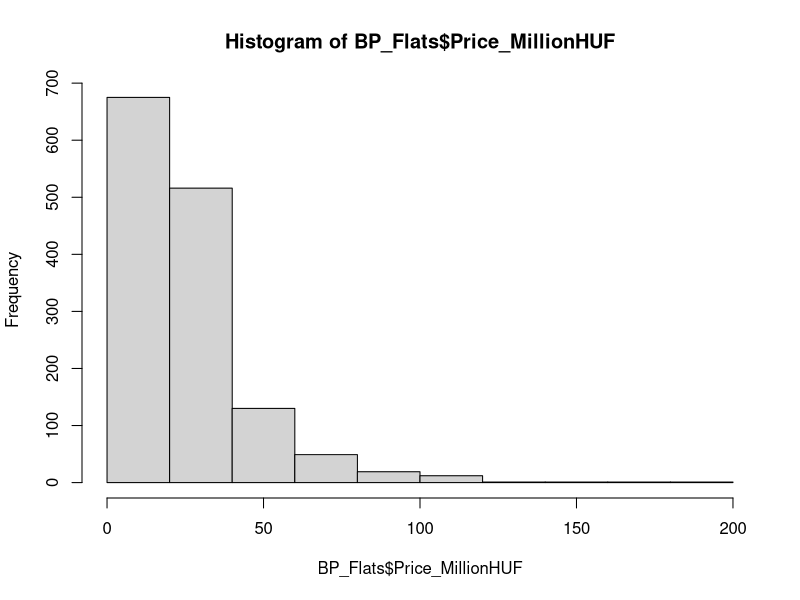
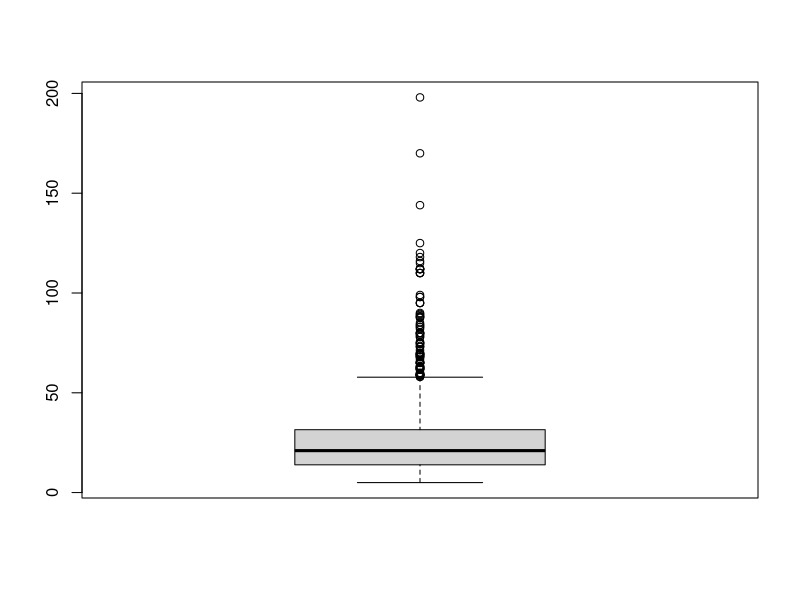
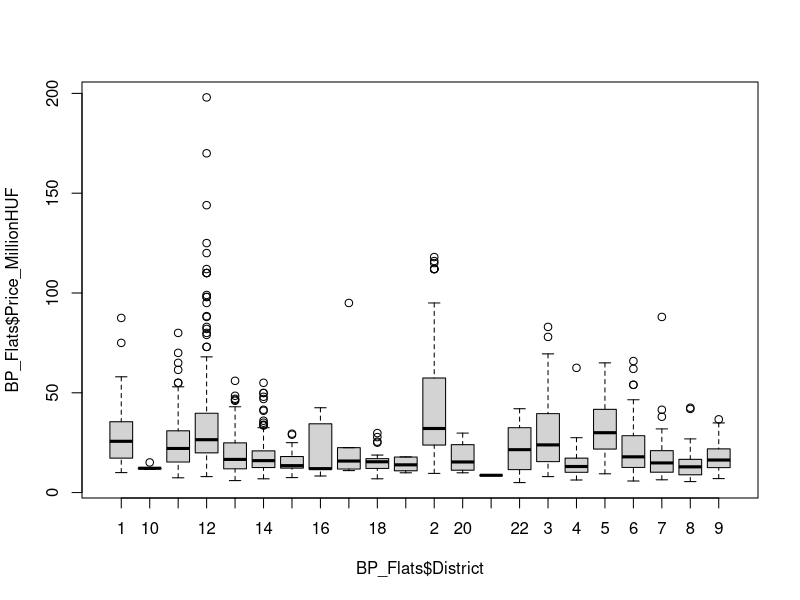
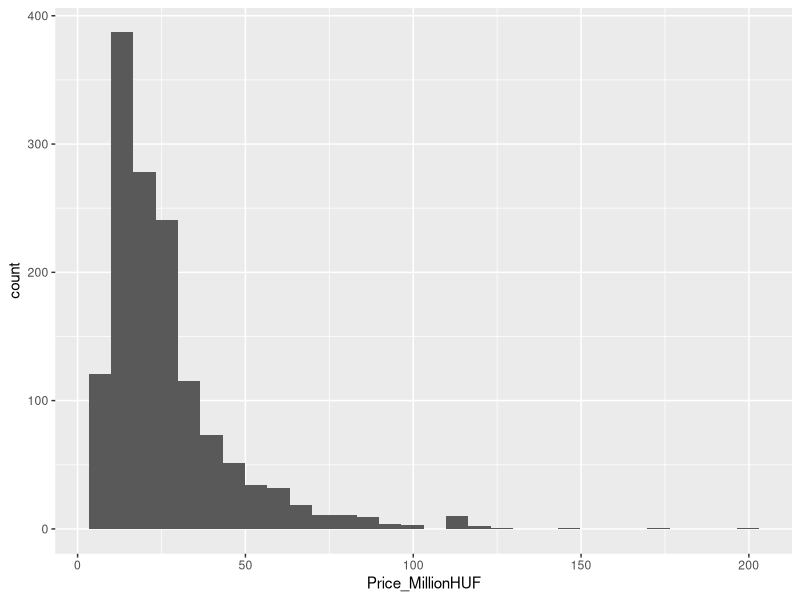
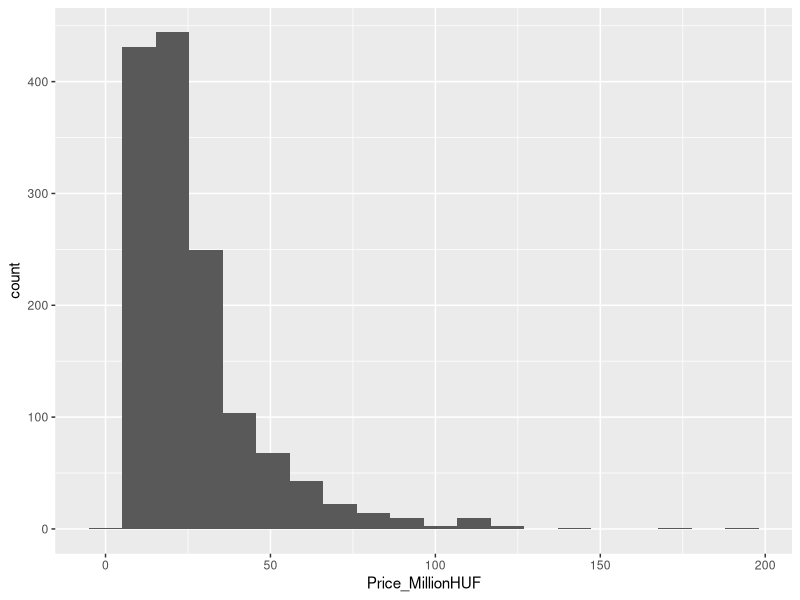
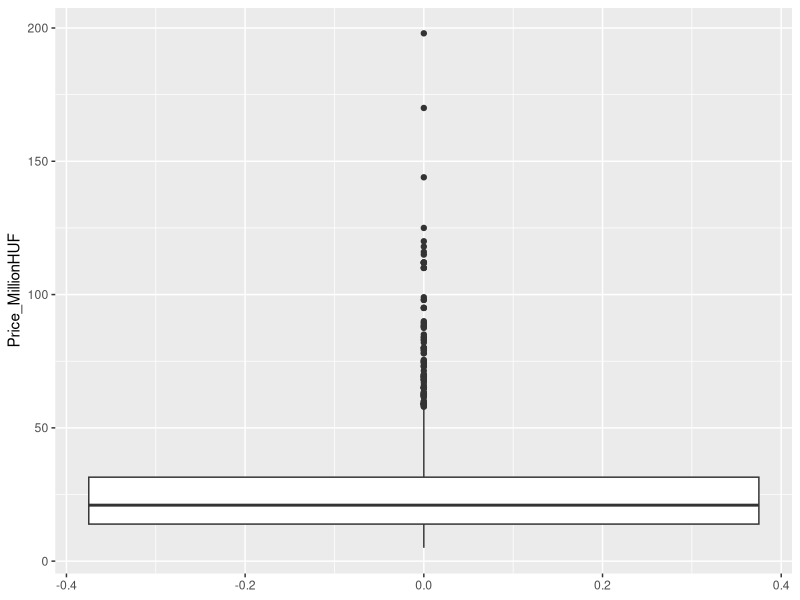
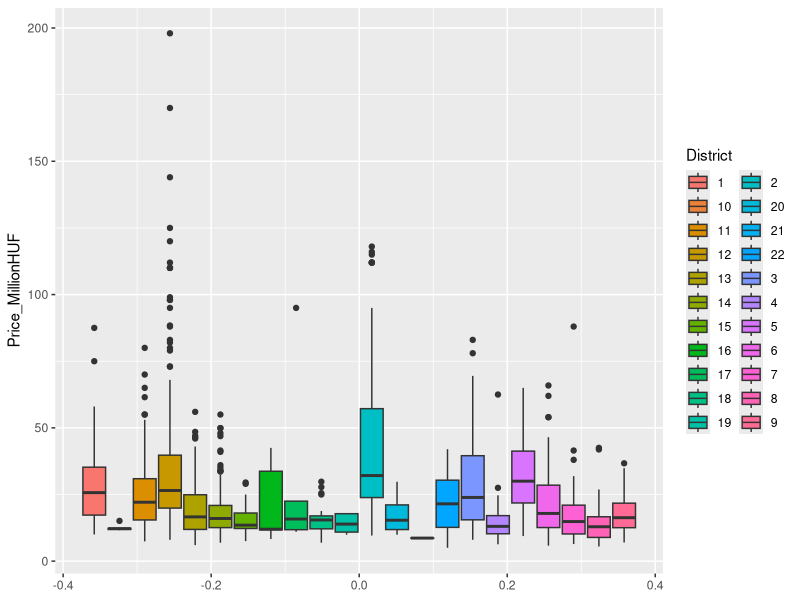
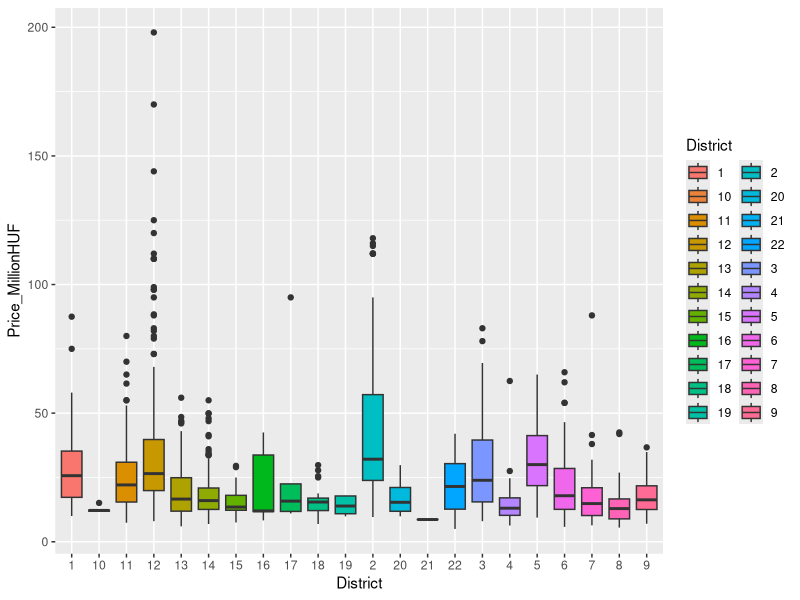

The R source for these figures, in order:
## ---- chunk 1
knitr::opts_chunk$set(echo = TRUE)
## ---- chunk 2
library(readxl)
## ---- chunk 3
BP_Flats <- read_excel("BP_Flats.xlsx")
## ---- chunk 4
str(BP_Flats)
## ---- chunk 5
BP_Flats <- as.data.frame(BP_Flats)

str(BP_Flats)
## ---- chunk 6
summary(BP_Flats)
## ---- chunk 7
table(BP_Flats$Floor) # apply the function only to the Floor variable!
## ---- chunk 8
BP_Flats <- BP_Flats[BP_Flats$Floor >= 0,]
## ---- chunk 9
prop.table(table(BP_Flats$Floor))
## ---- chunk 10
round(prop.table(table(BP_Flats$Floor))*100,1)
## ---- chunk 11
BP_Flats$IsSouth <- as.logical(BP_Flats$IsSouth)
BP_Flats$IsBuda <- as.logical(BP_Flats$IsBuda)

BP_Flats$District <- as.character(BP_Flats$District)

summary(BP_Flats)
## ---- chunk 12
BP_Flats$District <- as.factor(BP_Flats$District)
summary(BP_Flats)
## ---- chunk 13
levels(BP_Flats$District)
# Note that the numbers in the output are in brackets!
# So, in the background, R interprets these numbers as characters, very correctly!
## ---- chunk 14
by(BP_Flats$Price_MillionHUF, BP_Flats$IsBuda, summary)
## ---- chunk 15
by(BP_Flats[,c("Price_MillionHUF", "Area_m2", "IsSouth")], BP_Flats$IsBuda, summary)
## ---- chunk 16
library(psych)
## ---- chunk 17
describe(BP_Flats)
## ---- chunk 18

x <- data.frame("Range" = c("positive", "approx. 0 [0 until the 1st digit]", "negative"),
                "skew" = c("long right tail", "symmetric", "long left tail"),
                "kurtosis" = c("pointy", "kurtosis of standard normal distribution", "flat"))

knitr::kable(
  x, align = "cc"
)
## ---- chunk 19
hist(BP_Flats$Price_MillionHUF) # histogram
boxplot(BP_Flats$Price_MillionHUF) # box plot
## ---- chunk 20
boxplot(BP_Flats$Price_MillionHUF ~ BP_Flats$District) # after the tilde symbol, we provide the factor by which we want the plot to be split
## ---- chunk 21
library(ggplot2)
## ---- chunk 22
ggplot(data = BP_Flats, aes(x = Price_MillionHUF)) +
  geom_histogram()
## ---- chunk 23
ggplot(data = BP_Flats, aes(x = Price_MillionHUF)) +
  geom_histogram(bins = 20)
## ---- chunk 24
ggplot(data = BP_Flats, aes(y = Price_MillionHUF)) +
  geom_boxplot()
## ---- chunk 25
ggplot(data = BP_Flats, aes(y = Price_MillionHUF, fill = District)) +
  geom_boxplot()
## ---- chunk 26
ggplot(data = BP_Flats, aes(y = Price_MillionHUF, x = District, fill = District)) +
  geom_boxplot()
## ---- chunk 27
ggplot(data = BP_Flats, aes(y = Price_MillionHUF, fill = District)) +
  geom_boxplot() +
  labs(y = "Price in Million HUF", fill = "District") +
  theme(axis.text.x = element_blank(),
        axis.ticks.x = element_blank())
## ---- chunk 28
ggplot(data = BP_Flats, aes(y = Price_MillionHUF, fill = District)) +
  geom_boxplot() +
  labs(y = "Price in Million HUF", fill = "District", title = "Distribution of Apartment Prices by Districts") +
  theme(axis.text.x = element_blank(),
        axis.ticks.x = element_blank(),
        axis.text.y = element_text(size = 16), # font size of the 'y' axis
        plot.title = element_text(size = 20, face = "bold", color = "darkgreen")) # font size, font style (bold) and font color for the text in the plot title
## ---- chunk 29
ggplot(data = BP_Flats, aes(x = IsBuda, fill = IsSouth)) + # 'y' axis is empty by default as the frequencies are plotted here
  geom_bar() # this is a general bar chart: note that this is a different chart type compared to the histogram!!
## ---- chunk 30
ggplot(data = BP_Flats, aes(x = IsBuda, fill = IsSouth)) +
  geom_bar(position = "fill")
## ---- chunk 31
ggplot(data = BP_Flats, aes(x = IsBuda, fill = IsSouth)) +
  geom_bar(position = "fill") +
  scale_fill_brewer(palette="Dark2") # the new layer, setting the fill color palette
## ---- chunk 32
table(BP_Flats$IsBuda, BP_Flats$IsSouth)
## ---- chunk 33
round(prop.table(table(BP_Flats$IsBuda, BP_Flats$IsSouth))*100, 1)
## ---- chunk 34
round(prop.table(table(BP_Flats$IsBuda, BP_Flats$IsSouth), 1)*100, 1)
## ---- chunk 35
addmargins(table(BP_Flats$IsBuda, BP_Flats$IsSouth))
## ---- chunk 36
ggplot(data = BP_Flats, aes(x = Area_m2, y = Price_MillionHUF)) +
  geom_point() # plot type of the scatter plot
## ---- chunk 37
ggplot(data = BP_Flats, aes(x = Area_m2, y = Price_MillionHUF)) +
  geom_point() +
  stat_smooth(method=lm) # layer fitting a trend line
## ---- chunk 38
cor(BP_Flats$Price_MillionHUF, BP_Flats$Area_m2)
## ---- chunk 39
ggplot(data = BP_Flats, aes(x = Area_m2, y = Price_MillionHUF, color = IsBuda)) +
  geom_point() +
  stat_smooth(method=lm)
## ---- chunk 40
cor(BP_Flats[,1:7])
## ---- chunk 41

x <- data.frame("Correlation Abs Value" = c("|r|<0.3", "0.3<=|r|<=0.7", "|r|>0.7"),
                "Strenght of Relationship" = c("weak", "moderate", "strong"))

knitr::kable(
  x, align = "cc"
)
## ---- chunk 42
pairs.panels(BP_Flats[,1:7])
## ---- chunk 43
library(corrplot)
## ---- chunk 44
KorrelMatrix <- cor(BP_Flats[,1:7])
corrplot(KorrelMatrix, method="color")
corrplot(KorrelMatrix, method="number")
